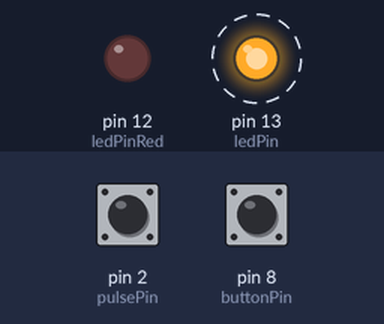
Bench run of a sketch on a simulated Arduino Uno, built with avr-gcc and run on an emulated ATmega328P. On the bench: output pins drawn as LEDs (lit = HIGH). Dashed ring = blinking. The inputs (shaded band) are chosen by the test bench; at power-on: pin 8 (buttonPin) HIGH, pin 2 (pulsePin) LOW. What the sketch prints to the serial monitor is not drawn.

Above: at 1.2 s.
1.3 s: pin 8 (buttonPin) pulled LOW for 0.15 s
At 1.8 s:
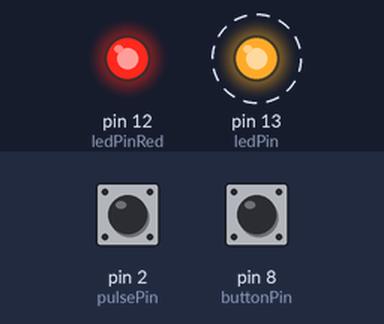
4.3 s: pin 2 (pulsePin) pulled HIGH for 0.15 s
Timing chart, 0 to 13.3 s (numbered marks = the images above; inputs shaded):
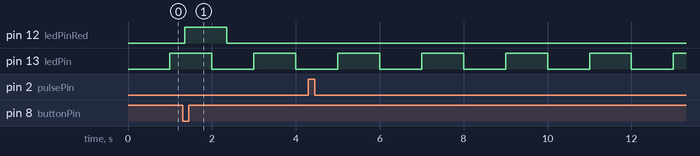

The sketch:

pocitanie_litrov.ino
```cpp
const int buttonPin = 8;//vstup tlacitka
const int ledPin = 13;//doska LED
const int ledPinRed = 12;//LED tlacidla, vystup impulzov
const int pulsePin = 2;//citac impulzov
unsigned long previousMillis = 0;
unsigned long previousMillisPulse = 0;
const long interval = 1000;
bool buttonState = false;//aktualny stav tlacidla
bool lastButtonState = false;//posledny stav tlacidla
bool lastpuls = false;//posledny stav pulsu
bool pulse = false;//aktualny stav pulsu
int buttonStatex;
unsigned long lastDebounceTime = 0;
unsigned long debounceDelay = 50;//oseternie casu debounce
int litreCount = 0;


void setup() {
  pinMode(ledPin, OUTPUT);
  pinMode(buttonPin, INPUT_PULLUP);
  pinMode(ledPinRed, OUTPUT);
  pinMode(pulsePin, INPUT);
  Serial.begin(9600);
}

void loop() {
  unsigned long currentMillis = millis();

  if (currentMillis - previousMillis >= interval) {
    previousMillis = currentMillis;

    if (digitalRead(ledPin) == LOW) {
      digitalWrite(ledPin, HIGH);
    } else {
      digitalWrite(ledPin, LOW);
    }//blikanie LED diody, je interval medzi jednodlivimi bliknutiami
  }

  buttonState = digitalRead(buttonPin);
  if (buttonState != lastButtonState) {
    lastDebounceTime = millis();
  }

  if ((millis() - lastDebounceTime) > debounceDelay) {
    if (buttonState != buttonStatex) {
      buttonStatex = buttonState;

      if (buttonState == LOW) {
        pulse = true;
      }
    }
  }//toto je odskok pre tlacitko s pouzitim debouce
  lastButtonState = buttonState;

  unsigned long currentMillis2 = millis();
  if (pulse == true) {
    digitalWrite(ledPinRed, HIGH);


    if (currentMillis2 - previousMillisPulse >= 1000) {
      previousMillisPulse = currentMillis2;

      digitalWrite(ledPinRed, LOW);

      pulse = false;
    }
  } else {
    previousMillisPulse = currentMillis2;
  }
  //citac pulsov
  bool puls = digitalRead(pulsePin);
  if (puls != lastpuls) {
    if (puls == HIGH) {
      litreCount++;
      Serial.print("Počet litrov: ");
      Serial.println(litreCount);
    }
  }
  lastpuls = puls;
}
```

Measured:
- after the input at 1.3 s, pin 12 (ledPinRed): LOW → HIGH after 0.05 s, → LOW 1.0 s later
- by itself, pin 13 (ledPin): alternates HIGH for 1.0 s and LOW for 1.0 s
